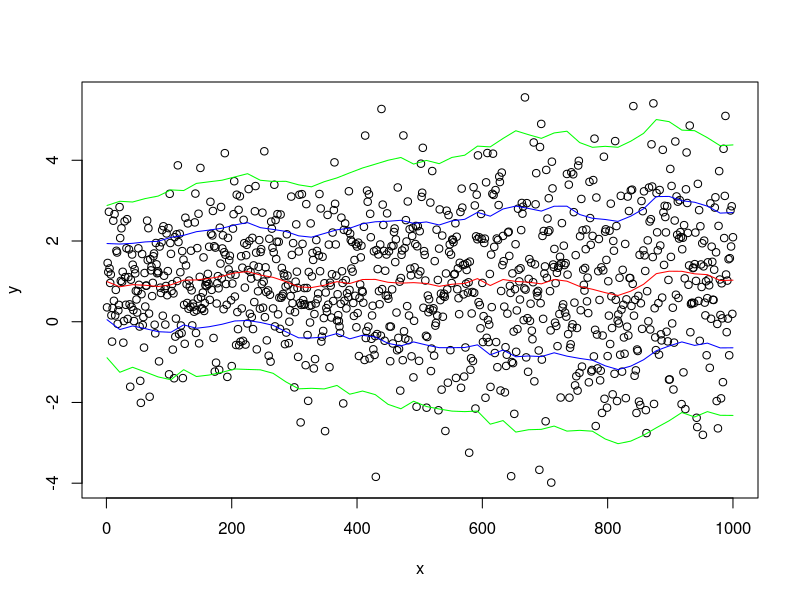
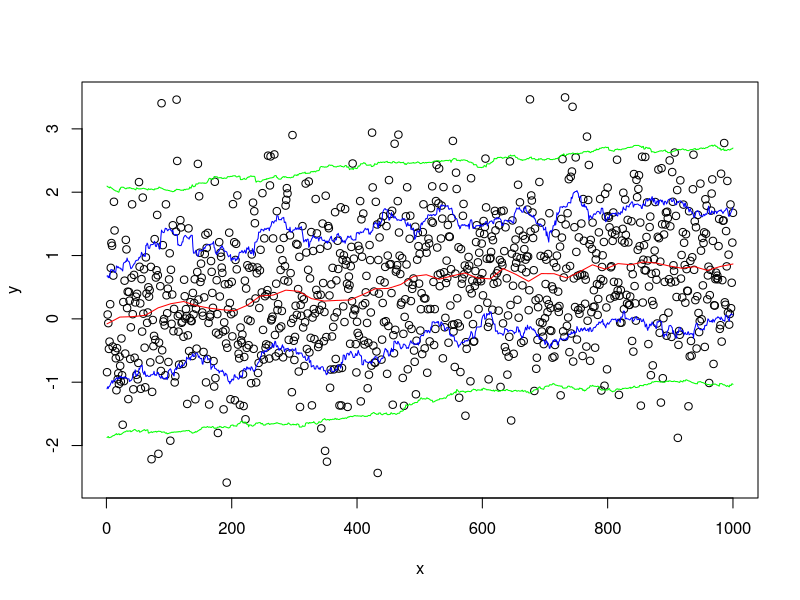

R code for these plots, in order:
library(gplots)


### Name: wapply
### Title: Compute the Value of a Function Over a Local Region Of An X-Y
###   Plot
### Aliases: wapply
### Keywords: dplot

### ** Examples


#show local mean and inner 2-sd interval to help diagnose changing mean
#or variance structure
x <- 1:1000
y <- rnorm(1000, mean=1, sd=1 + x/1000 )

plot(x,y)
lines(wapply(x,y,mean),col="red")

CL <- function(x,sd) mean(x)+sd*sqrt(var(x))

lines(wapply(x,y,CL,sd= 1),col="blue") 
lines(wapply(x,y,CL,sd=-1),col="blue") 
lines(wapply(x,y,CL,sd= 2),col="green")
lines(wapply(x,y,CL,sd=-2),col="green")

#show local mean and inner 2-sd interval to help diagnose changing mean
#or variance structure
x <- 1:1000
y <- rnorm(1000, mean=x/1000, sd=1)

plot(x,y)
lines(wapply(x,y,mean),col="red")

CL <- function(x,sd) mean(x)+sd*sqrt(var(x))

lines(wapply(x,y,CL,sd= 1,method="fraction",width=1/20),col="blue")
lines(wapply(x,y,CL,sd=-1,method="fraction",width=1/20),col="blue")
lines(wapply(x,y,CL,sd= 2,method="nobs",width=250),col="green")
lines(wapply(x,y,CL,sd=-2,method="nobs",width=250),col="green")
